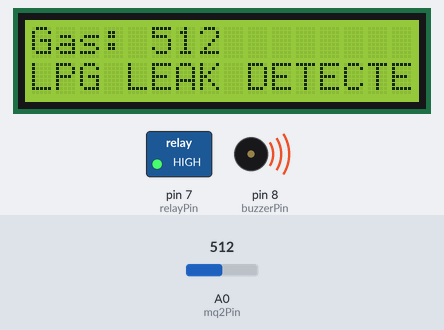
Simulated run of this sketch. Board: Arduino Uno, built with avr-gcc and run on an emulated ATmega328P. On the bench: 16×2 character LCD, switched loads named in the sketch (green lamp = pin HIGH), buzzer (waves = sounding, pin HIGH). Inputs (shaded band) come from the test bench; at power-on: A0 (mq2Pin) = 512. What the sketch prints to the serial monitor is not drawn.

Above: at 3.2 s.
3.3 s: A0 (mq2Pin) set to 486
At 4.6 s:
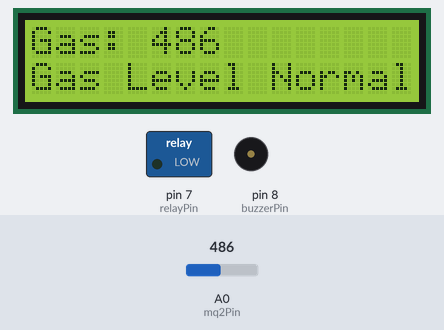
5.2 s: A0 (mq2Pin) set to 510
At 6.4 s:
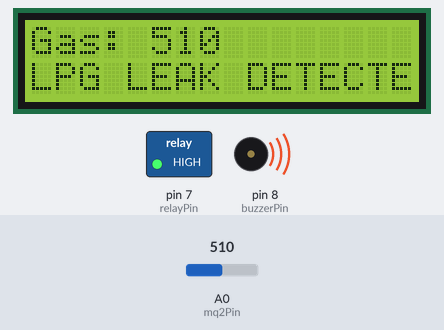
6.7 s: A0 (mq2Pin) set to 490
At 7.3 s:
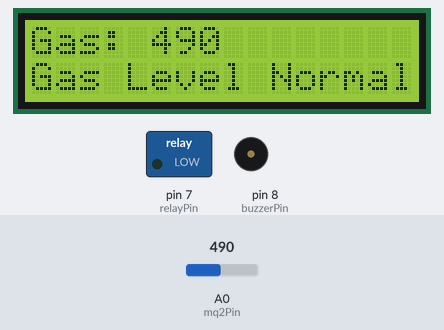
Timing chart, 0 to 9.7 s (numbered marks = the images above; inputs shaded):
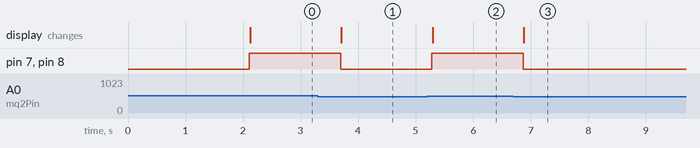

The sketch:

Gas_Leak_Detection.ino
```cpp
#include <Wire.h>
#include <LiquidCrystal_I2C.h>

LiquidCrystal_I2C lcd(0x27, 16, 2);

int mq2Pin = A0;
int buzzerPin = 8;
int relayPin = 7;

int gasValue;
int threshold = 500;

void setup() {
  pinMode(mq2Pin, INPUT);
  pinMode(buzzerPin, OUTPUT);
  pinMode(relayPin, OUTPUT);

  Serial.begin(9600);

  lcd.init();
  lcd.backlight();

  lcd.setCursor(0, 0);
  lcd.print("Smart Gas Guard");
  lcd.setCursor(0, 1);
  lcd.print("System Started");

  delay(2000);
  lcd.clear();
}

void loop() {

  gasValue = analogRead(mq2Pin);

  Serial.print("Gas Value: ");
  Serial.println(gasValue);

  lcd.setCursor(0, 0);
  lcd.print("Gas: ");
  lcd.print(gasValue);
  lcd.print("    ");

  if (gasValue > threshold) {

    // LPG leakage detected
    digitalWrite(buzzerPin, HIGH);
    digitalWrite(relayPin, HIGH);

    lcd.setCursor(0, 1);
    lcd.print("LPG LEAK DETECTED");

  } else {

    // Normal condition
    digitalWrite(buzzerPin, LOW);
    digitalWrite(relayPin, LOW);

    lcd.setCursor(0, 1);
    lcd.print("Gas Level Normal ");
  }

  delay(500);
}
```

Measured:
- the behaviour switches between 501 and 500 on A0 (mq2Pin) (found by bisection; images 0 and 1)
- after the input at 3.3 s, pin 7 (relayPin), pin 8 (buzzerPin): HIGH → LOW after 0.39 s; the display: changes after 0.41 s (image 1)
- after the input at 5.2 s, pin 7 (relayPin), pin 8 (buzzerPin): LOW → HIGH after 0.08 s; the display: changes after 0.10 s (image 2)
- after the input at 6.7 s, pin 7 (relayPin), pin 8 (buzzerPin): HIGH → LOW after 0.17 s; the display: changes after 0.18 s (image 3)
